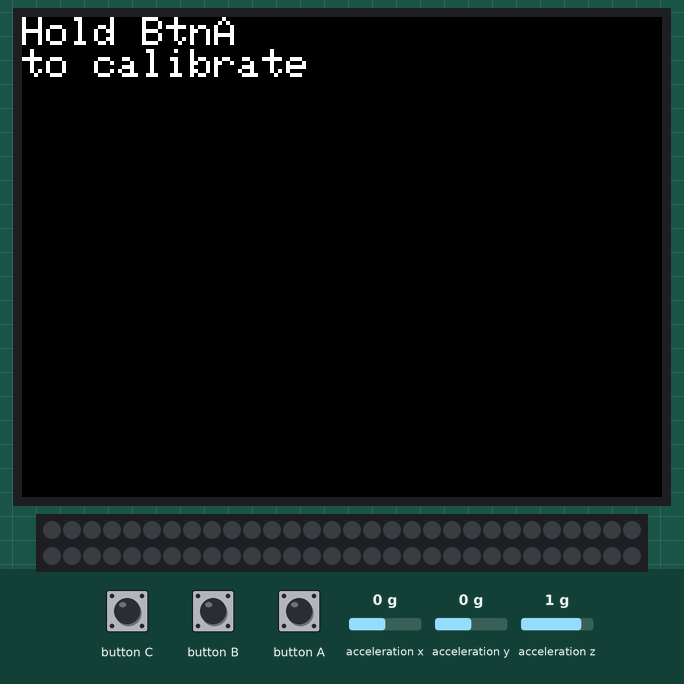
This sketch was run on a simulated ESP32. Shown: 320×240 colour display, 60 RGB LEDs in strip order, left to right, continuing on the next row. Inputs (shaded band) come from the test bench; at power-on: acceleration z 1 g, acceleration x 0 g, acceleration y 0 g.

Above: at 1.4 s.
1.5 s: button A pressed for 1 s
At 4.1 s:
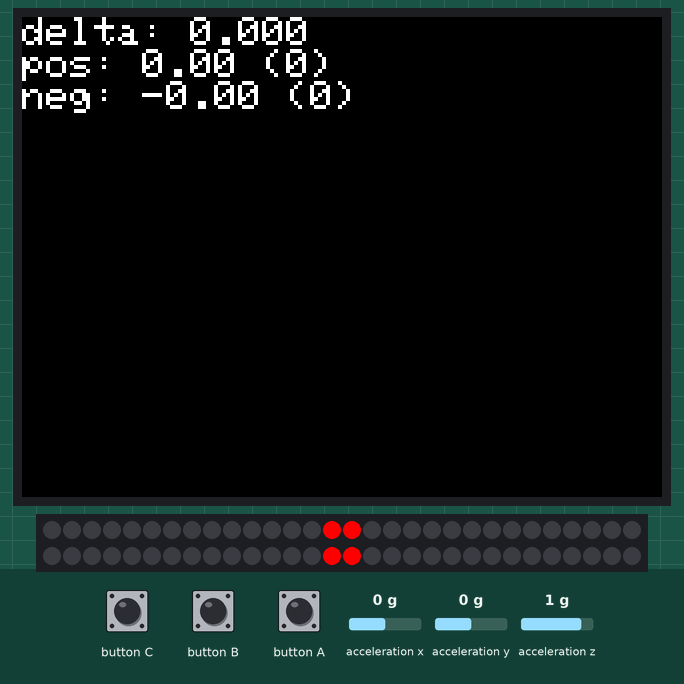
5.5 s: acceleration z set to 0 g
At 8.0 s:
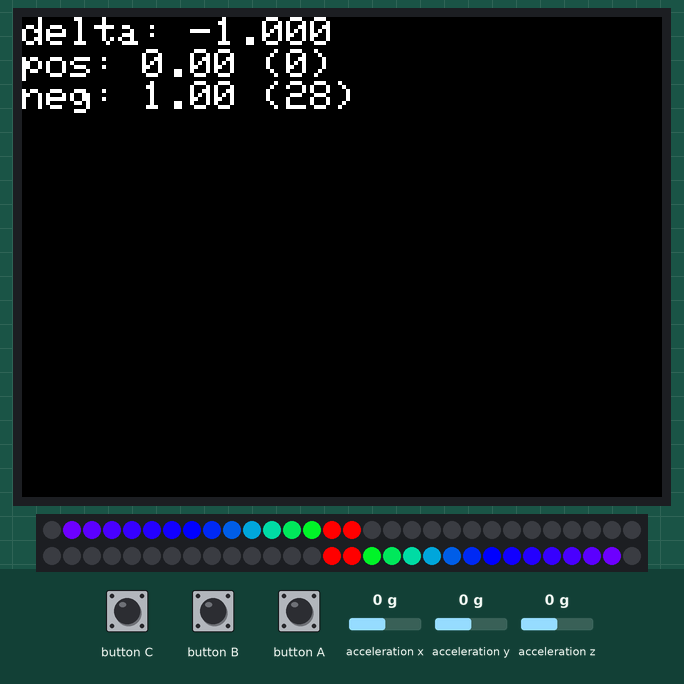
8.1 s: acceleration z set to 0.2 g
At 10.2 s:
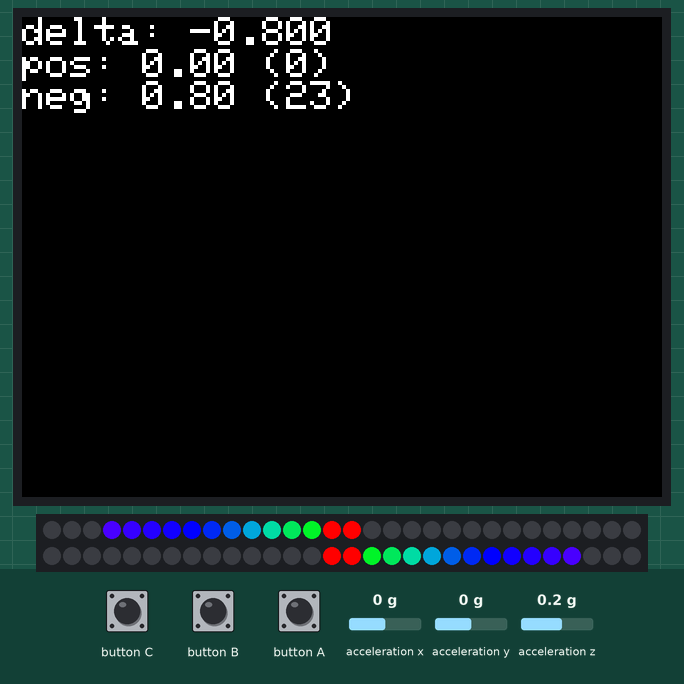
11.1 s: acceleration z set to 0.8 g
At 13.6 s:
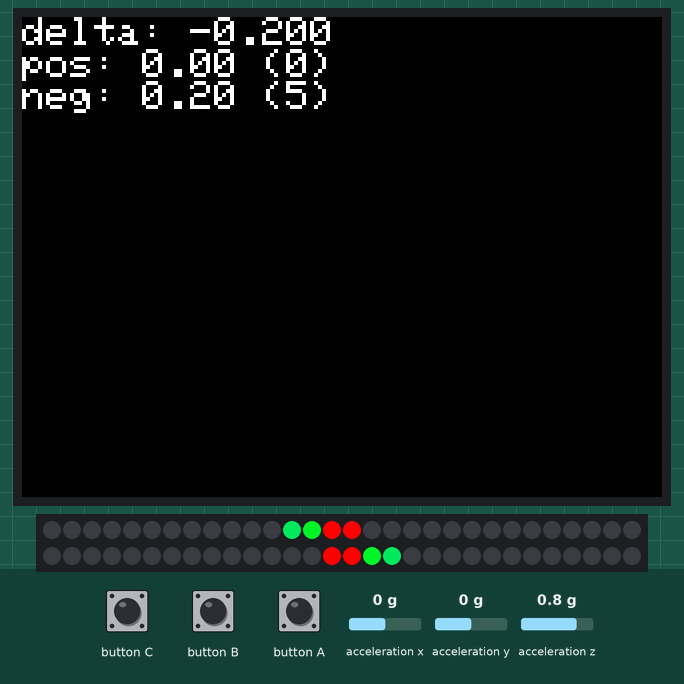
14.1 s: button A pressed for 3.2 s
At 15.3 s:
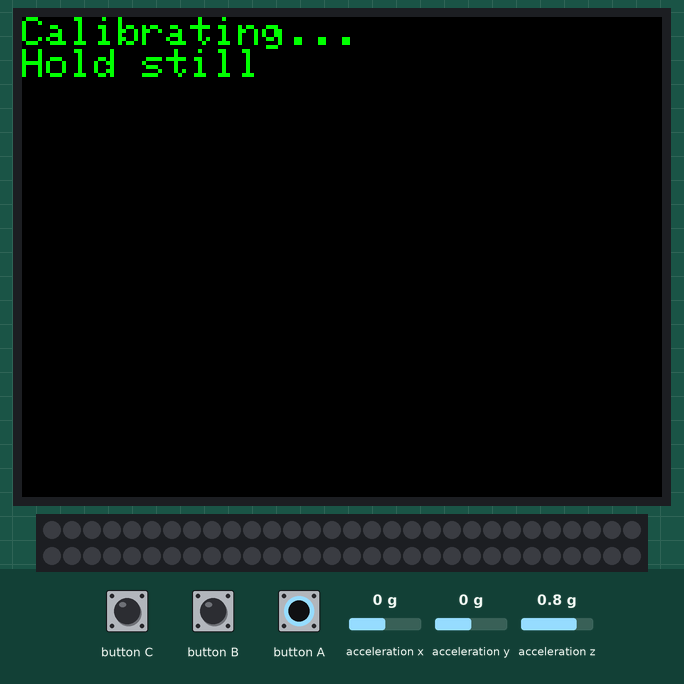
20.3 s: acceleration z set to 1.4 g
At 23.5 s:
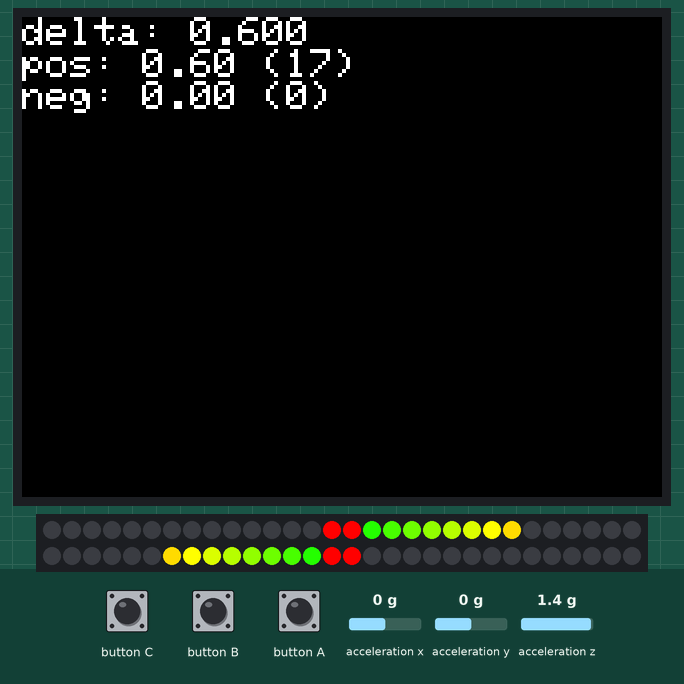
Timing chart, 0 to 24.3 s (numbered marks = the images above; inputs shaded):
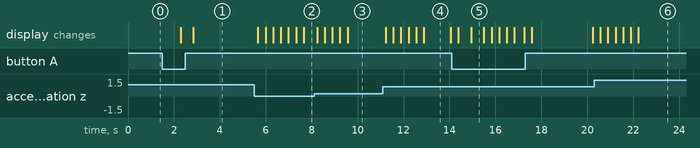

Measured:
- after the input at 1.5 s, the display: first changes after 0.79 s (image 1 shows a later state)
- after the input at 5.5 s, the display: first changes after 0.16 s (image 2 shows a later state)
- after the input at 11.1 s, the display: first changes after 0.12 s (image 4 shows a later state)
- after the input at 14.1 s, the display: first differs from a run without the input after 0.86 s (image 5)
- after the input at 20.3 s, the display: first changes after 0.27 s (image 6 shows a later state)
- what the display in image 4 shows lasts 1.1 s, from 12.9 s to 14.0 s
- what the display in image 5 shows lasts 0.5 s, from 15.0 s to 15.5 s

The sketch:

M5-accel-levelmeter.ino
```cpp
// M5StickC Plus2 acceleration level meter with NeoPixel
// Implements bidirectional VU-style meter; calibration via BtnA long-press.

#include <M5Unified.h>
#include <Adafruit_NeoPixel.h>
#include <math.h>

// Set to 1 at build time to enable on-screen debug.
#ifndef ENABLE_DEBUG
#define ENABLE_DEBUG 1
#endif

// Hardware config
static const int LED_PIN = 32;         // NeoPixel data pin
static const int CAL_SAMPLES = 200;    // Calibration sample count
static const uint32_t CAL_HOLD_MS = 700; // BtnA long-press threshold

enum RenderMode {
  RENDER_CENTER = 0,
  RENDER_SHOULDER_MIRROR = 1,
};

struct Config {
  int led_count;
  uint8_t brightness_max;
  float g_range_pos;
  float g_range_neg;
  float alpha;
  int update_hz;
  bool dim_unused;
  RenderMode render_mode;
};

struct Calibration {
  bool ready;
  float g0[3];
  float n[3];
  float base_g;
};

// Default config (modifiable in code; not persisted)
Config config = {
  .led_count = 60,
  .brightness_max = 255,
  .g_range_pos = 1.0f,
  .g_range_neg = 1.0f,
  .alpha = 0.3f,
  .update_hz = 20,
  .dim_unused = false,
  .render_mode = RENDER_SHOULDER_MIRROR,
};

Adafruit_NeoPixel strip(config.led_count, LED_PIN, NEO_GRB + NEO_KHZ800);
// Center LED color; change this single line to adjust both renderers.
uint32_t center_color = strip.Color(255, 0, 0);
Calibration calib = {};

float delta_filt = 0.0f;
uint32_t last_update_ms = 0;
bool calibrating = false;
bool hold_handled = false;

// Simple color helpers
uint32_t makeColor(uint8_t r, uint8_t g, uint8_t b) {
  return strip.Color(r, g, b);
}

uint32_t lerpColor(uint32_t c1, uint32_t c2, float t) {
  t = constrain(t, 0.0f, 1.0f);
  uint8_t r1 = (c1 >> 16) & 0xFF;
  uint8_t g1 = (c1 >> 8) & 0xFF;
  uint8_t b1 = c1 & 0xFF;
  uint8_t r2 = (c2 >> 16) & 0xFF;
  uint8_t g2 = (c2 >> 8) & 0xFF;
  uint8_t b2 = c2 & 0xFF;
  uint8_t r = r1 + (uint8_t)((r2 - r1) * t);
  uint8_t g = g1 + (uint8_t)((g2 - g1) * t);
  uint8_t b = b1 + (uint8_t)((b2 - b1) * t);
  return strip.Color(r, g, b);
}

uint32_t scaleColor(uint32_t c, float s) {
  s = constrain(s, 0.0f, 1.0f);
  uint8_t r = (uint8_t)(((c >> 16) & 0xFF) * s);
  uint8_t g = (uint8_t)(((c >> 8) & 0xFF) * s);
  uint8_t b = (uint8_t)((c & 0xFF) * s);
  return strip.Color(r, g, b);
}

// Positive side: green -> yellow -> red
uint32_t gradPositive(float t) {
  t = constrain(t, 0.0f, 1.0f);
  const uint32_t green = makeColor(0, 255, 0);
  const uint32_t yellow = makeColor(255, 255, 0);
  const uint32_t red = makeColor(255, 0, 0);
  if (t < 0.5f) {
    return lerpColor(green, yellow, t * 2.0f);
  }
  return lerpColor(yellow, red, (t - 0.5f) * 2.0f);
}

// Negative side: green -> blue -> purple
uint32_t gradNegative(float t) {
  t = constrain(t, 0.0f, 1.0f);
  const uint32_t green = makeColor(0, 255, 0);
  const uint32_t blue = makeColor(0, 0, 255);
  const uint32_t purple = makeColor(128, 0, 255);
  if (t < 0.5f) {
    return lerpColor(green, blue, t * 2.0f);
  }
  return lerpColor(blue, purple, (t - 0.5f) * 2.0f);
}

float vecNorm(const float v[3]) {
  return sqrtf(v[0] * v[0] + v[1] * v[1] + v[2] * v[2]);
}

void normalize(float v[3]) {
  float n = vecNorm(v);
  if (n > 1e-6f) {
    v[0] /= n;
    v[1] /= n;
    v[2] /= n;
  }
}

void renderLevelCenter(float level_pos, float level_neg) {
  strip.clear();

  const float dim_factor = config.dim_unused ? 0.08f : 0.0f;

  const bool even = (config.led_count % 2 == 0);
  const int center_right = config.led_count / 2;
  const int center_left = even ? center_right - 1 : center_right;

  const int neg_span = center_left; // number of LEDs on negative side
  const int pos_span = config.led_count - center_right - 1; // number on positive side

  const int num_neg = (int)floorf(constrain(level_neg, 0.0f, 1.0f) * neg_span + 1e-4f);
  const int num_pos = (int)floorf(constrain(level_pos, 0.0f, 1.0f) * pos_span + 1e-4f);

  // Center LEDs (one or two) always on
  strip.setPixelColor(center_right, center_color);
  if (even) {
    strip.setPixelColor(center_left, center_color);
  }

  // Negative side: from center_left-1 down to 0
  for (int i = 0; i < neg_span; ++i) {
    int idx = center_left - 1 - i;
    float t = (float)(i + 1) / (float)neg_span; // 0->1 toward end
    uint32_t c = (i < num_neg) ? gradNegative(t) : scaleColor(gradNegative(t), dim_factor);
    strip.setPixelColor(idx, c);
  }

  // Positive side: from center_right+1 up to end
  for (int i = 0; i < pos_span; ++i) {
    int idx = center_right + 1 + i;
    float t = (float)(i + 1) / (float)pos_span;
    uint32_t c = (i < num_pos) ? gradPositive(t) : scaleColor(gradPositive(t), dim_factor);
    strip.setPixelColor(idx, c);
  }

  strip.show();
}

void renderHalf(int start, int len, bool start_is_positive, float level_pos, float level_neg) {
  const float dim_factor = config.dim_unused ? 0.08f : 0.0f;

  const bool even = (len % 2 == 0);
  const int center_right = start + len / 2;
  const int center_left = even ? center_right - 1 : center_right;

  const int left_span = center_left - start;
  const int right_span = start + len - 1 - center_right;

  strip.setPixelColor(center_right, center_color);
  if (even) {
    strip.setPixelColor(center_left, center_color);
  }

  for (int i = 0; i < left_span; ++i) {
    int idx = center_left - 1 - i;
    float t = (left_span > 0) ? (float)(i + 1) / (float)left_span : 0.0f;
    bool pos_side = start_is_positive;
    bool lit = pos_side ? (i < (int)floorf(level_pos * left_span + 1e-4f))
                        : (i < (int)floorf(level_neg * left_span + 1e-4f));
    uint32_t base = pos_side ? gradPositive(t) : gradNegative(t);
    strip.setPixelColor(idx, lit ? base : scaleColor(base, dim_factor));
  }

  for (int i = 0; i < right_span; ++i) {
    int idx = center_right + 1 + i;
    float t = (right_span > 0) ? (float)(i + 1) / (float)right_span : 0.0f;
    bool pos_side = !start_is_positive;
    bool lit = pos_side ? (i < (int)floorf(level_pos * right_span + 1e-4f))
                        : (i < (int)floorf(level_neg * right_span + 1e-4f));
    uint32_t base = pos_side ? gradPositive(t) : gradNegative(t);
    strip.setPixelColor(idx, lit ? base : scaleColor(base, dim_factor));
  }
}

void renderLevelShoulder(float level_pos, float level_neg) {
  strip.clear();

  // Split tape into two blocks so both faces show the same pattern.
  const int first_len = config.led_count / 2;
  const int second_len = config.led_count - first_len;

  // Front block: negative -> center -> positive
  renderHalf(0, first_len, false, level_pos, level_neg);
  // Back block: positive -> center -> negative
  renderHalf(first_len, second_len, true, level_pos, level_neg);

  strip.show();
}

void renderLevel(float level_pos, float level_neg) {
  if (config.render_mode == RENDER_SHOULDER_MIRROR) {
    renderLevelShoulder(level_pos, level_neg);
  } else {
    renderLevelCenter(level_pos, level_neg);
  }
}

void showCalibratingDisplay() {
#if ENABLE_DEBUG
  M5.Display.fillScreen(TFT_BLACK);
  M5.Display.setCursor(0, 0);
  M5.Display.setTextSize(2);
  M5.Display.setTextColor(TFT_GREEN);
  M5.Display.println("Calibrating...");
  M5.Display.println("Hold still");
#endif
}

void showStatusDisplay(float delta, float level_pos, float level_neg, int num_pos, int num_neg) {
#if ENABLE_DEBUG
  M5.Display.fillScreen(TFT_BLACK);
  M5.Display.setCursor(0, 0);
  M5.Display.setTextSize(2);
  M5.Display.setTextColor(TFT_WHITE);
  M5.Display.printf("delta: %.3f\n", delta);
  M5.Display.printf("pos: %.2f (%d)\n", level_pos, num_pos);
  M5.Display.printf("neg: %.2f (%d)\n", level_neg, num_neg);
#endif
}

void calibrate() {
  calibrating = true;
  strip.clear();
  strip.show();
  showCalibratingDisplay();

  float acc[3] = {0, 0, 0};
  float sum[3] = {0, 0, 0};

  for (int i = 0; i < CAL_SAMPLES; ++i) {
    M5.Imu.getAccelData(&acc[0], &acc[1], &acc[2]);
    sum[0] += acc[0];
    sum[1] += acc[1];
    sum[2] += acc[2];
    delay(2); // small wait between samples
  }

  calib.g0[0] = sum[0] / (float)CAL_SAMPLES;
  calib.g0[1] = sum[1] / (float)CAL_SAMPLES;
  calib.g0[2] = sum[2] / (float)CAL_SAMPLES;
  calib.base_g = vecNorm(calib.g0);
  calib.n[0] = calib.g0[0];
  calib.n[1] = calib.g0[1];
  calib.n[2] = calib.g0[2];
  normalize(calib.n);
  calib.ready = true;

  calibrating = false;
}

void setup() {
  auto cfg = M5.config();
  cfg.external_imu = false;
  M5.begin(cfg);

  strip.begin();
  strip.setBrightness(config.brightness_max);
  strip.clear();
  strip.show();

#if ENABLE_DEBUG
  M5.Display.setRotation(3);
  M5.Display.setTextSize(2);
  M5.Display.fillScreen(TFT_BLACK);
  M5.Display.setTextColor(TFT_WHITE);
  M5.Display.println("Hold BtnA");
  M5.Display.println("to calibrate");
#endif
}

void loop() {
  M5.update();

  // Long-press detection for calibration
  if (!calibrating && M5.BtnA.pressedFor(CAL_HOLD_MS) && !hold_handled) {
    calibrate();
    hold_handled = true;
  }
  if (M5.BtnA.wasReleased()) {
    hold_handled = false;
  }

  if (!calib.ready) {
    // Keep LEDs off until initial calibration completes
    strip.clear();
    strip.show();
    delay(10);
    return;
  }

  const uint32_t interval_ms = 1000 / config.update_hz;
  const uint32_t now = millis();
  if (now - last_update_ms < interval_ms) {
    delay(1);
    return;
  }
  last_update_ms = now;

  float ax, ay, az;
  M5.Imu.getAccelData(&ax, &ay, &az);

  // Projection onto gravity direction
  float a_par = ax * calib.n[0] + ay * calib.n[1] + az * calib.n[2];
  float delta = a_par - calib.base_g;

  // EMA smoothing
  delta_filt = (1.0f - config.alpha) * delta_filt + config.alpha * delta;

  float level_pos = 0.0f;
  float level_neg = 0.0f;
  if (delta_filt > 0.0f) {
    level_pos = constrain(delta_filt / config.g_range_pos, 0.0f, 1.0f);
  } else {
    level_neg = constrain(-delta_filt / config.g_range_neg, 0.0f, 1.0f);
  }

  // Precompute counts for debug display
  const bool even = (config.led_count % 2 == 0);
  const int center_right = config.led_count / 2;
  const int center_left = even ? center_right - 1 : center_right;
  const int neg_span = center_left;
  const int pos_span = config.led_count - center_right - 1;
  const int num_neg = (int)floorf(level_neg * neg_span + 1e-4f);
  const int num_pos = (int)floorf(level_pos * pos_span + 1e-4f);

  renderLevel(level_pos, level_neg);
  showStatusDisplay(delta_filt, level_pos, level_neg, num_pos, num_neg);
}
```
